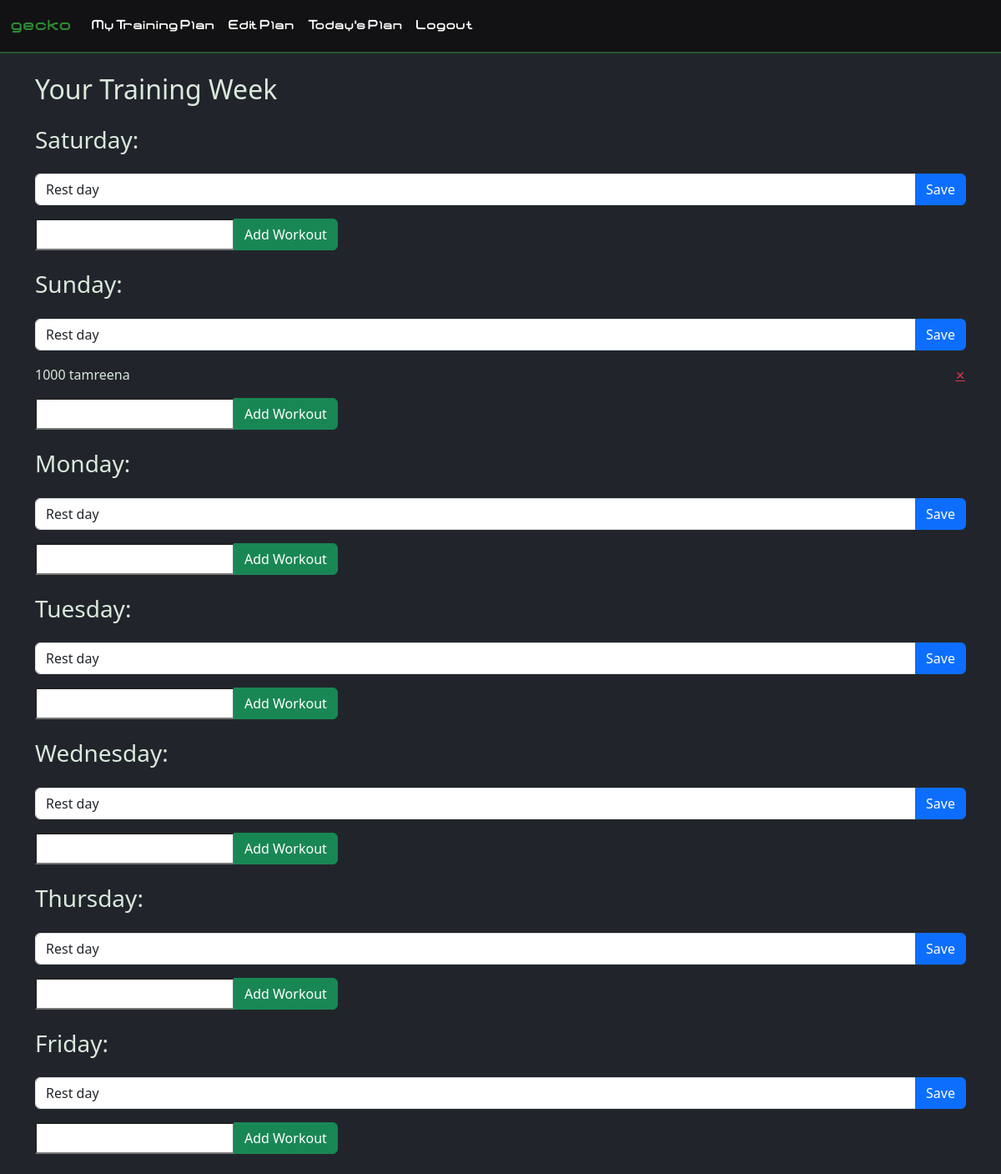
/edit/ (signed in), run on the app's committed database.
### main/models.py (models this page shows)
class Day(models.Model):
    class daysofweek(models.TextChoices):
        SATURDAY = "SAT", "Saturday",
        SUNDAY ="SUN", "Sunday",
        MONDAY = "MON", "Monday",
        TUESDAY = "TUE", "Tuesday",
        WEDNESDAY = "WED", "Wednesday",
        THURSDAY = "THU", "Thursday",
        FRIDAY = "FRI", "Friday"
    user = models.ForeignKey(User, on_delete=models.CASCADE)
    day = models.CharField(max_length=3, choices=daysofweek.choices)
    todo = models.CharField(max_length=100, default= "Rest day")
    class Meta:
        unique_together = ("user", "day")
        ordering = ["user","day"]

class Workout(models.Model):
    tday = models.ForeignKey(Day, on_delete=models.CASCADE, related_name="workouts")
    name = models.CharField(max_length = 200)
    sets = models.IntegerField(blank=True, null=True)
    reps = models.IntegerField(blank=True, null=True)
    done = models.BooleanField(default = False)

### main/views.py (the view, shortened to what this page needs)
# urls.py: path("edit/",views.edit,name="edit"),
def edit(response):
    if response.user.is_authenticated:
        form = addW()
        d = Day.objects.filter(user=response.user)
        do = [choice[0] for choice in Day.daysofweek.choices]
        d = sorted(d, key=lambda d: do.index(d.day))
        return render(response, "edit.html",{"days":d,"form":form} )
    else:
       return render(response, "edit.html")

### main/forms.py
class addW(forms.ModelForm):
    class Meta:
        model = Workout
        fields = ['name']

### main/templates/edit.html (shortened to what this page needs)
{% extends "base.html" %}
{% load crispy_forms_tags %}
{% block content %}
    {% if user.is_authenticated %}
        <h2 class="mb-4">Your Training Week</h2>
        {% for d in days %}
            <h3 class="mb-4">{{d.get_day_display}}: </h3>
            <form method="post" action="{% url 'edit' %}" class="mb-2">
                <div class="input-group mb-3">
                    <input type="text" name="todo" value="{{ d.todo }}" class="form-control" maxlength="50">
                    <button type="submit" name="save_todo" class="btn btn-primary">Save</button>
                </div>
            </form>
            <div>
                {% for workout in d.workouts.all %}
                <div class="d-flex justify-content-between align-items-center mb-1">
                        <span>{{ workout.name }} </span>
                        <form method="post" action="{% url 'edit' %}" class="d-inline">
                            <button type="submit" name="delete_workout" class="btn btn-sm btn-link text-danger p-0 ms-2" title="Remove">✕</button>
                        </form>
                </div>
                {% endfor %}
            </div>
            <p>
                <form method="post" action="{% url 'edit' %}" class="mb-4">
                        <div class="input-group">
                            {{ form.name }}
                            <button type="submit" name="save_workout"class="btn btn-success">Add Workout</button>
                        </div>
                </form>
            </p>
        {% endfor %}
    {% else %}
        <h3 class="mb-3"> Please login or register to create and view your training plan.</h3>
    {% endif %}
{% endblock %}

### data on the page
Day: day "Saturday", todo "Rest day"
Day: day "Sunday", todo "Rest day"
Workout: name "1000 tamreena"
Day: day "Monday", todo "Rest day"
Day: day "Tuesday", todo "Rest day"
Day: day "Wednesday", todo "Rest day"
Day: day "Thursday", todo "Rest day"
Day: day "Friday", todo "Rest day"
